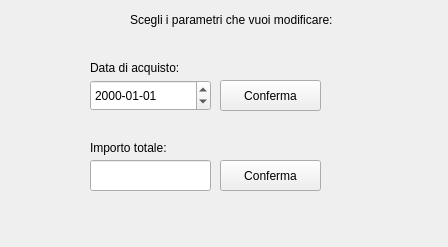
<?xml version="1.0" encoding="UTF-8"?>
<ui version="4.0">
 <class>ModificaAcquisto</class>
 <widget class="QWidget" name="ModificaAcquisto">
  <property name="geometry">
   <rect>
    <x>0</x>
    <y>0</y>
    <width>448</width>
    <height>247</height>
   </rect>
  </property>
  <property name="windowTitle">
   <string>Modifica Acquisto</string>
  </property>
  <widget class="QLabel" name="label">
   <property name="geometry">
    <rect>
     <x>130</x>
     <y>10</y>
     <width>441</width>
     <height>20</height>
    </rect>
   </property>
   <property name="text">
    <string>Scegli i parametri che vuoi modificare:</string>
   </property>
  </widget>
  <widget class="QLabel" name="label_2">
   <property name="geometry">
    <rect>
     <x>90</x>
     <y>60</y>
     <width>101</width>
     <height>16</height>
    </rect>
   </property>
   <property name="text">
    <string>Data di acquisto: </string>
   </property>
  </widget>
  <widget class="QDateEdit" name="line_data">
   <property name="geometry">
    <rect>
     <x>90</x>
     <y>80</y>
     <width>121</width>
     <height>31</height>
    </rect>
   </property>
   <property name="displayFormat">
    <string>yyyy-MM-dd</string>
   </property>
  </widget>
  <widget class="QPushButton" name="btn_data">
   <property name="geometry">
    <rect>
     <x>220</x>
     <y>80</y>
     <width>101</width>
     <height>31</height>
    </rect>
   </property>
   <property name="text">
    <string>Conferma</string>
   </property>
  </widget>
  <widget class="QLabel" name="label_3">
   <property name="geometry">
    <rect>
     <x>90</x>
     <y>140</y>
     <width>111</width>
     <height>16</height>
    </rect>
   </property>
   <property name="text">
    <string>Importo totale:</string>
   </property>
  </widget>
  <widget class="QLineEdit" name="line_importo">
   <property name="geometry">
    <rect>
     <x>90</x>
     <y>160</y>
     <width>121</width>
     <height>31</height>
    </rect>
   </property>
  </widget>
  <widget class="QPushButton" name="btn_importo">
   <property name="geometry">
    <rect>
     <x>220</x>
     <y>160</y>
     <width>101</width>
     <height>31</height>
    </rect>
   </property>
   <property name="text">
    <string>Conferma</string>
   </property>
  </widget>
 </widget>
 <resources/>
 <connections/>
</ui>
